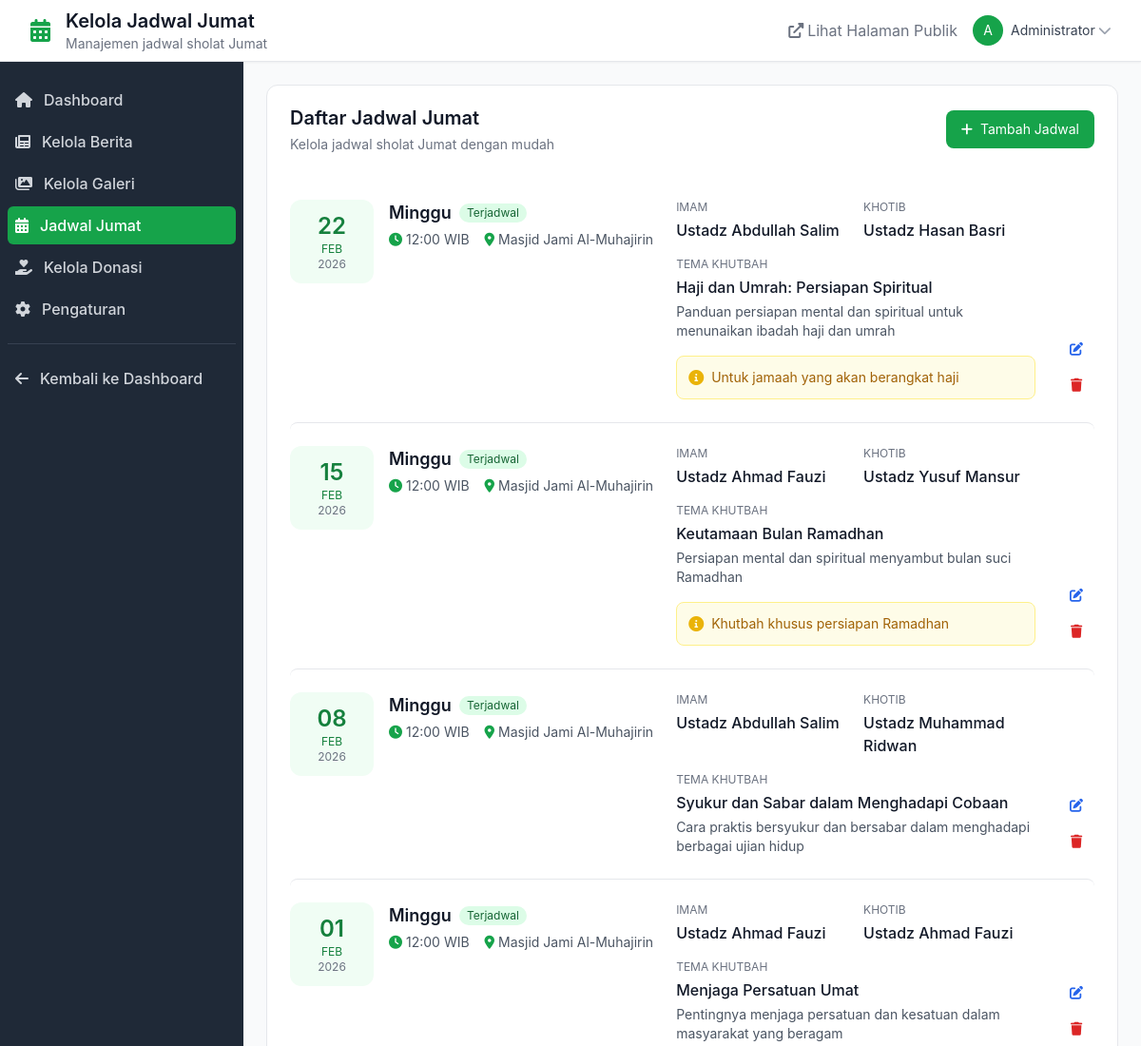
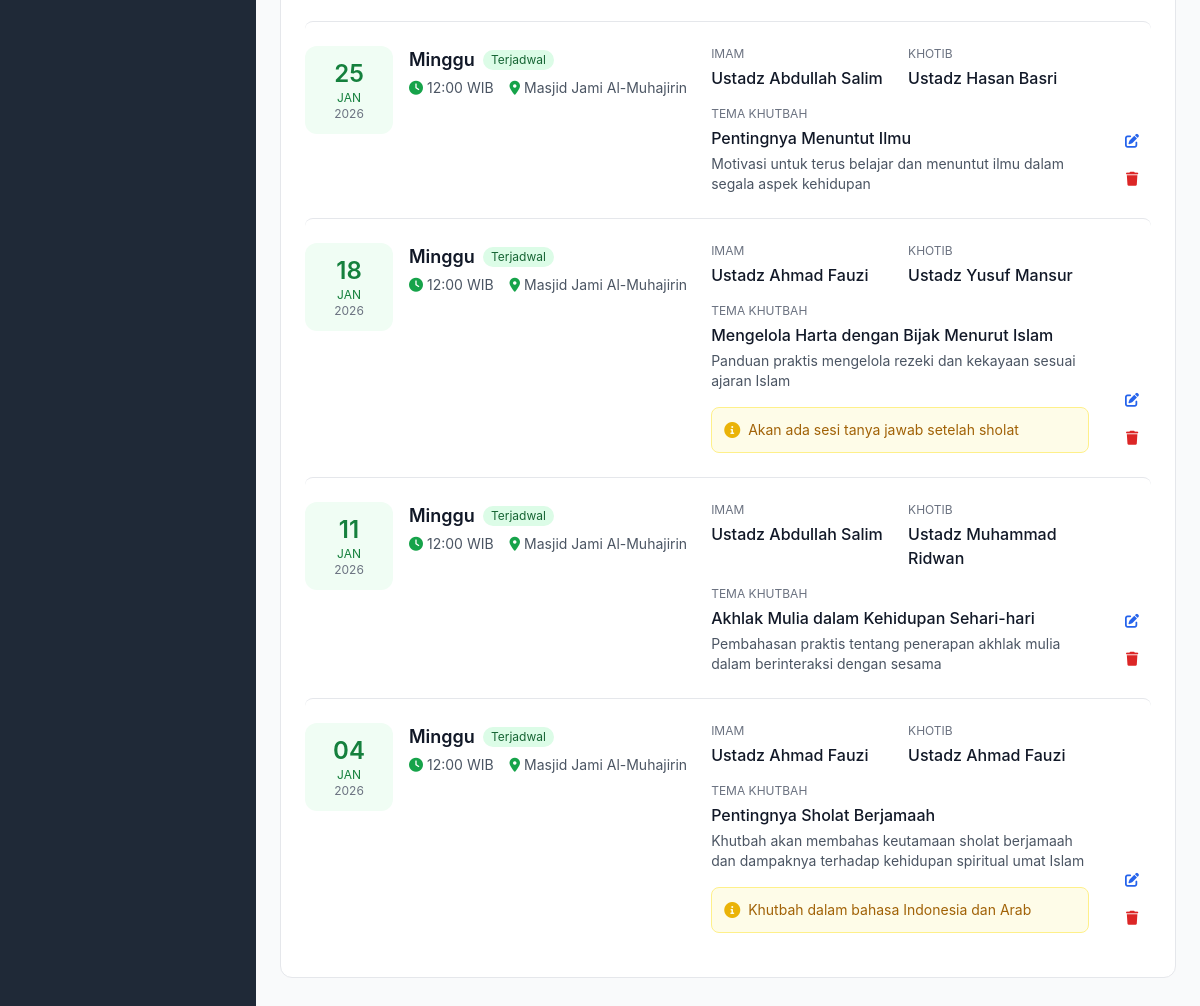
/admin/masjid/jadwal_jumat.php (signed in), run on the app's committed database (2 pictures, top to bottom).
### tables this page shows
CREATE TABLE IF NOT EXISTS friday_schedules (
    id INT AUTO_INCREMENT PRIMARY KEY,
    friday_date DATE NOT NULL,
    prayer_time TIME NOT NULL DEFAULT '12:00:00',
    imam_name VARCHAR(255) NOT NULL,
    khotib_name VARCHAR(255) NOT NULL,
    khutbah_theme VARCHAR(500) NOT NULL,
    khutbah_description TEXT,
    location VARCHAR(255) DEFAULT 'Masjid Jami Al-Muhajirin',
    special_notes TEXT,
    status ENUM('scheduled', 'completed', 'cancelled') DEFAULT 'scheduled',
    created_at TIMESTAMP DEFAULT CURRENT_TIMESTAMP,
    updated_at TIMESTAMP DEFAULT CURRENT_TIMESTAMP ON UPDATE CURRENT_TIMESTAMP,
    created_by INT,
    UNIQUE KEY unique_friday_date (friday_date),
    INDEX idx_friday_date (friday_date),
    INDEX idx_status (status)
);

### config/auth.php (called while the page is built, shortened)
<?php
function isLoggedIn() {
    return true;
}
function getCurrentUser() {
    return [
        'id' => $_SESSION['user_id'],
        'username' => $_SESSION['username'],
        'full_name' => $_SESSION['full_name'],
        'role' => $_SESSION['role']
    ];
}
?>

### admin/masjid/jadwal_jumat.php (the view, shortened to what this page needs)
<?php
require_once '../../config/auth.php';
require_once '../../includes/session_check.php';
$current_user = getCurrentUser();
$action = $_GET['action'] ?? 'list';
if ($action === 'list') {
    $stmt = $pdo->prepare("
        SELECT fs.*,
               CASE
                   WHEN DATE(fs.friday_date) = CURDATE() THEN 'today'
                   WHEN DATE(fs.friday_date) < CURDATE() THEN 'past'
                   ELSE 'future'
               END as schedule_status
        FROM friday_schedules fs
        ORDER BY fs.friday_date DESC
    ");
    $stmt->execute();
    $schedules = $stmt->fetchAll();
}
?>
<!DOCTYPE html>
<html lang="id">
<head>
    <script src="https://cdn.tailwindcss.com"></script>
    <link rel="stylesheet" href="../../assets/css/style.css">
    <link href="https://cdnjs.cloudflare.com/ajax/libs/font-awesome/6.0.0/css/all.min.css" rel="stylesheet">
</head>
<body class="bg-gray-50">
    <nav class="bg-white shadow-sm border-b">
        <div class="max-w-7xl mx-auto px-4 sm:px-6 lg:px-8">
            <div class="flex justify-between h-16">
                <div class="flex items-center">
                    <div class="flex-shrink-0">
                        <i class="fas fa-calendar-alt text-2xl text-green-600"></i>
                    </div>
                    <div class="ml-4">
                        <h1 class="text-xl font-semibold text-gray-900">Kelola Jadwal Jumat</h1>
                        <p class="text-sm text-gray-500">Manajemen jadwal sholat Jumat</p>
                    </div>
                </div>
                <div class="flex items-center space-x-4">
                    <a href="../../pages/jadwal_jumat.php" target="_blank" class="text-gray-500 hover:text-green-600">
                        <i class="fas fa-external-link-alt mr-1"></i>Lihat Halaman Publik
                    </a>
                    <div class="relative group">
                        <button class="flex items-center text-sm rounded-full focus:outline-none focus:ring-2 focus:ring-offset-2 focus:ring-green-500">
                            <div class="bg-green-600 text-white rounded-full w-8 h-8 flex items-center justify-center">
                                <?php echo strtoupper(substr($current_user['full_name'], 0, 1)); ?>
                            </div>
                            <span class="ml-2 text-gray-700"><?php echo htmlspecialchars($current_user['full_name']); ?></span>
                            <i class="fas fa-chevron-down ml-1 text-gray-400"></i>
                        </button>
                    </div>
                </div>
            </div>
        </div>
    </nav>
    <div class="flex">
        <div class="w-64 bg-gray-800 min-h-screen">
            <nav class="mt-5 px-2">
                <a href="dashboard.php" class="text-gray-300 hover:bg-gray-700 hover:text-white group flex items-center px-2 py-2 text-base font-medium rounded-md">
                    <i class="fas fa-home mr-3"></i>Dashboard
                </a>
                <a href="berita.php" class="text-gray-300 hover:bg-gray-700 hover:text-white group flex items-center px-2 py-2 text-base font-medium rounded-md mt-1">
                    <i class="fas fa-newspaper mr-3"></i>Kelola Berita
                </a>
                <a href="galeri.php" class="text-gray-300 hover:bg-gray-700 hover:text-white group flex items-center px-2 py-2 text-base font-medium rounded-md mt-1">
                    <i class="fas fa-images mr-3"></i>Kelola Galeri
                </a>
                <a href="jadwal_jumat_simple.php" class="bg-green-600 text-white group flex items-center px-2 py-2 text-base font-medium rounded-md mt-1">
                    <i class="fas fa-calendar-alt mr-3"></i>Jadwal Jumat
                </a>
                <a href="donasi.php" class="text-gray-300 hover:bg-gray-700 hover:text-white group flex items-center px-2 py-2 text-base font-medium rounded-md mt-1">
                    <i class="fas fa-hand-holding-heart mr-3"></i>Kelola Donasi
                </a>
                <a href="pengaturan.php" class="text-gray-300 hover:bg-gray-700 hover:text-white group flex items-center px-2 py-2 text-base font-medium rounded-md mt-1">
                    <i class="fas fa-cog mr-3"></i>Pengaturan
                </a>
                <div class="border-t border-gray-700 mt-4 pt-4">
                    <a href="../dashboard.php" class="text-gray-300 hover:bg-gray-700 hover:text-white group flex items-center px-2 py-2 text-base font-medium rounded-md">
                        <i class="fas fa-arrow-left mr-3"></i>Kembali ke Dashboard
                    </a>
                </div>
            </nav>
        </div>
        <div class="flex-1 p-6">
<?php if ($action === 'list'): ?>
<div class="bg-white border border-gray-200 rounded-xl mb-6">
    <div class="px-6 py-5">
        <div class="flex flex-col sm:flex-row sm:items-center sm:justify-between gap-4 mb-6">
            <div>
                <h3 class="text-xl font-semibold text-gray-900">Daftar Jadwal Jumat</h3>
                <p class="text-sm text-gray-500 mt-1">Kelola jadwal sholat Jumat dengan mudah</p>
            </div>
                <a href="?action=add"
                   class="inline-flex items-center bg-green-600 text-white px-4 py-2.5 rounded-lg text-sm hover:bg-green-700 transition">
                    <i class="fas fa-plus mr-2"></i>Tambah Jadwal
                </a>
        </div>
        <?php if (!empty($schedules)): ?>
        <div class="divide-y divide-gray-200">
            <?php foreach ($schedules as $schedule): ?>
                <?php
                    $date = new DateTime($schedule['friday_date']);
                    $isToday = $schedule['schedule_status'] === 'today';
                    $status = $schedule['status'] ?? 'scheduled';
                    $statusClass = [
                        'scheduled' => 'bg-green-100 text-green-800',
                        'completed' => 'bg-gray-100 text-gray-800',
                        'cancelled' => 'bg-red-100 text-red-800'
                    ][$status] ?? 'bg-gray-100 text-gray-800';
                    $statusLabel = [
                        'scheduled' => 'Terjadwal',
                        'completed' => 'Selesai',
                        'cancelled' => 'Dibatalkan'
                    ][$status] ?? 'Tidak Diketahui';
                    $days = ['Minggu','Senin','Selasa','Rabu','Kamis','Jumat','Sabtu'];
                ?>
                <div class="py-6 hover:bg-gray-50 transition rounded-lg <?php echo $isToday ? 'bg-blue-50/50' : ''; ?>">
                    <div class="flex flex-col lg:flex-row gap-6">
                        <div class="flex items-start gap-4">
                            <div class="bg-green-50 text-green-700 rounded-xl px-4 py-3 text-center min-w-[88px]">
                                <div class="text-2xl font-semibold"><?php echo $date->format('d'); ?></div>
                                <div class="text-xs uppercase"><?php echo $date->format('M'); ?></div>
                                <div class="text-xs text-gray-500"><?php echo $date->format('Y'); ?></div>
                            </div>
                            <div>
                                <div class="flex items-center gap-2 mb-1">
                                    <h4 class="text-lg font-semibold text-gray-900">
                                        <?php echo $days[$date->format('w')]; ?>
                                    </h4>
                                    <span class="text-xs px-2 py-0.5 rounded-full <?php echo $statusClass; ?>">
                                        <?php echo $statusLabel; ?>
                                    </span>
                                </div>
                                <div class="flex flex-wrap items-center text-sm text-gray-600 gap-4">
                                    <span class="flex items-center gap-1">
                                        <i class="fas fa-clock text-green-600"></i>
                                        <?php echo date('H:i', strtotime($schedule['prayer_time'])); ?> WIB
                                    </span>
                                    <span class="flex items-center gap-1">
                                        <i class="fas fa-map-marker-alt text-green-600"></i>
                                        <?php echo htmlspecialchars($schedule['location'] ?? 'Masjid Jami Al-Muhajirin'); ?>
                                    </span>
                                </div>
                            </div>
                        </div>
                        <div class="flex-1 grid sm:grid-cols-2 gap-4">
                            <div>
                                <div class="text-xs uppercase text-gray-500 mb-1">Imam</div>
                                <div class="font-medium text-gray-900"><?php echo htmlspecialchars($schedule['imam_name'] ?? ''); ?></div>
                            </div>
                            <div>
                                <div class="text-xs uppercase text-gray-500 mb-1">Khotib</div>
                                <div class="font-medium text-gray-900"><?php echo htmlspecialchars($schedule['khotib_name'] ?? ''); ?></div>
                            </div>
                            <div class="sm:col-span-2">
                                <div class="text-xs uppercase text-gray-500 mb-1">Tema Khutbah</div>
                                <div class="font-medium text-gray-900"><?php echo htmlspecialchars($schedule['khutbah_theme'] ?? ''); ?></div>
                                <?php if (!empty($schedule['khutbah_description'])): ?>
                                    <p class="text-sm text-gray-600 mt-1">
                                        <?php echo htmlspecialchars($schedule['khutbah_description'] ?? ''); ?>
                                    </p>
                                <?php endif; ?>
                            </div>
                            <?php if (!empty($schedule['special_notes'])): ?>
                            <div class="sm:col-span-2">
                                <div class="flex items-start gap-2 bg-yellow-50 border border-yellow-200 rounded-lg p-3">
                                    <i class="fas fa-info-circle text-yellow-500 mt-0.5"></i>
                                    <p class="text-sm text-yellow-700">
                                        <?php echo htmlspecialchars($schedule['special_notes'] ?? ''); ?>
                                    </p>
                                </div>
                            </div>
                            <?php endif; ?>
                        </div>
                        <div class="flex lg:flex-col gap-2 justify-end">
                            <a href="?action=edit&id=<?php echo $schedule['id']; ?>"
                               class="inline-flex items-center justify-center px-3 py-2 text-sm rounded-lg text-blue-600 hover:bg-blue-50">
                                <i class="fas fa-edit"></i>
                            </a>
                            <button onclick="confirmDelete(<?php echo $schedule['id']; ?>)"
                                    class="inline-flex items-center justify-center px-3 py-2 text-sm rounded-lg text-red-600 hover:bg-red-50">
                                <i class="fas fa-trash"></i>
                            </button>
                        </div>
                    </div>
                </div>
            <?php endforeach; ?>
        </div>
        <?php endif; ?>
    </div>
</div>
<?php endif; ?>
</body>
</html>

### assets/css/style.css (style rules this page uses)
:root { --primary-color: #059669; --secondary-color: #0d9488; --accent-color: #f59e0b; --text-dark: #1f2937; --text-light: #6b7280; --bg-light: #f9fafb; --border-color: #e5e7eb; }
body { font-family: 'Inter', -apple-system, BlinkMacSystemFont, sans-serif; line-height: 1.6; color: var(--text-dark); }

### data on the page
friday_schedules: friday_date "22", friday_date "FEB", friday_date "2026", friday_date "Minggu", status "Terjadwal", prayer_time "12:00", location "Masjid Jami Al-Muhajirin", imam_name "Ustadz Abdullah Salim", khotib_name "Ustadz Hasan Basri", khutbah_theme "Haji dan Umrah: Persiapan Spiritual", khutbah_description "Panduan persiapan mental dan spiritual untuk menunaikan ibadah haji dan umrah", special_notes "Untuk jamaah yang akan berangkat haji"
friday_schedules: friday_date "15", friday_date "FEB", friday_date "2026", friday_date "Minggu", status "Terjadwal", prayer_time "12:00", location "Masjid Jami Al-Muhajirin", imam_name "Ustadz Ahmad Fauzi", khotib_name "Ustadz Yusuf Mansur", khutbah_theme "Keutamaan Bulan Ramadhan", khutbah_description "Persiapan mental dan spiritual menyambut bulan suci Ramadhan", special_notes "Khutbah khusus persiapan Ramadhan"
friday_schedules: friday_date "08", friday_date "FEB", friday_date "2026", friday_date "Minggu", status "Terjadwal", prayer_time "12:00", location "Masjid Jami Al-Muhajirin", imam_name "Ustadz Abdullah Salim", khotib_name "Ustadz Muhammad Ridwan", khutbah_theme "Syukur dan Sabar dalam Menghadapi Cobaan", khutbah_description "Cara praktis bersyukur dan bersabar dalam menghadapi berbagai ujian hidup"
friday_schedules: friday_date "01", friday_date "FEB", friday_date "2026", friday_date "Minggu", status "Terjadwal", prayer_time "12:00", location "Masjid Jami Al-Muhajirin", imam_name "Ustadz Ahmad Fauzi", khotib_name "Ustadz Ahmad Fauzi", khutbah_theme "Menjaga Persatuan Umat", khutbah_description "Pentingnya menjaga persatuan dan kesatuan dalam masyarakat yang beragam"
friday_schedules: friday_date "25", friday_date "JAN", friday_date "2026", friday_date "Minggu", status "Terjadwal", prayer_time "12:00", location "Masjid Jami Al-Muhajirin", imam_name "Ustadz Abdullah Salim", khotib_name "Ustadz Hasan Basri", khutbah_theme "Pentingnya Menuntut Ilmu", khutbah_description "Motivasi untuk terus belajar dan menuntut ilmu dalam segala aspek kehidupan"
friday_schedules: friday_date "18", friday_date "JAN", friday_date "2026", friday_date "Minggu", status "Terjadwal", prayer_time "12:00", location "Masjid Jami Al-Muhajirin", imam_name "Ustadz Ahmad Fauzi", khotib_name "Ustadz Yusuf Mansur", khutbah_theme "Mengelola Harta dengan Bijak Menurut Islam", khutbah_description "Panduan praktis mengelola rezeki dan kekayaan sesuai ajaran Islam", special_notes "Akan ada sesi tanya jawab setelah sholat"
friday_schedules: friday_date "11", friday_date "JAN", friday_date "2026", friday_date "Minggu", status "Terjadwal", prayer_time "12:00", location "Masjid Jami Al-Muhajirin", imam_name "Ustadz Abdullah Salim", khotib_name "Ustadz Muhammad Ridwan", khutbah_theme "Akhlak Mulia dalam Kehidupan Sehari-hari", khutbah_description "Pembahasan praktis tentang penerapan akhlak mulia dalam berinteraksi dengan sesama"
friday_schedules: friday_date "04", friday_date "JAN", friday_date "2026", friday_date "Minggu", status "Terjadwal", prayer_time "12:00", location "Masjid Jami Al-Muhajirin", imam_name "Ustadz Ahmad Fauzi", khotib_name "Ustadz Ahmad Fauzi", khutbah_theme "Pentingnya Sholat Berjamaah", khutbah_description "Khutbah akan membahas keutamaan sholat berjamaah dan dampaknya terhadap kehidupan spiritual umat Islam", special_notes "Khutbah dalam bahasa Indonesia dan Arab"

### other printed values
substr($current_user['full_name'], 0, 1) "A"
$current_user['full_name'] "Administrator"
